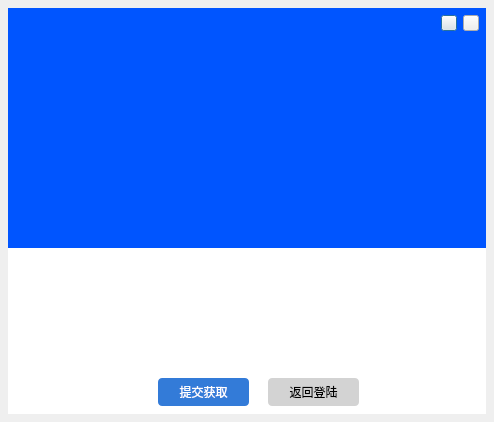
<?xml version="1.0" encoding="UTF-8"?>
<ui version="4.0">
 <class>LoginForm</class>
 <widget class="QDialog" name="LoginForm">
  <property name="geometry">
   <rect>
    <x>0</x>
    <y>0</y>
    <width>494</width>
    <height>422</height>
   </rect>
  </property>
  <property name="minimumSize">
   <size>
    <width>494</width>
    <height>422</height>
   </size>
  </property>
  <property name="maximumSize">
   <size>
    <width>494</width>
    <height>422</height>
   </size>
  </property>
  <property name="windowTitle">
   <string>Form</string>
  </property>
  <property name="styleSheet">
   <string notr="true">QWidget#widget{background-color: rgb(255, 255, 255);}
QWidget#wid_image {background-color: rgb(0, 85, 255);}

QLabel#label_title { color:white; }

QLabel#label_logintips, QLabel#label_reg_passwd_tip, QLabel#label_reg_phone_tip, QLabel#label_reg_verify_tip { color:red; }

QCheckBox::indicator {
    width: 15px;
    height: 15px;
}

QCheckBox::indicator:unchecked {
    image: url(:/icon/rc/check_off.png);
}

QCheckBox::indicator:checked {
    image: url(:/icon/rc/check_on.png);
}

QLabel#label_barcode {border-image: url(:/image/rc/barcode.png);}

QPushButton#btn_login { border-radius: 4px;background-color: rgb(51, 123, 216); min-width: 80px; color:white; }
QPushButton#btn_login:pressed { border: 1px solid rgb(255, 170, 127); background-color:rgb(46, 0, 140); }

QPushButton#btn_reg_confirm { border-radius: 4px;background-color: rgb(51, 123, 216); min-width: 80px; color:white; }
QPushButton#btn_reg_confirm:pressed { border: 1px solid rgb(255, 170, 127); background-color: rgb(46, 0, 140); }

QPushButton#btn_verify_getcode { border-radius: 4px;background-color: rgb(51, 123, 216); min-width: 80px; color:white; }
QPushButton#btn_verify_getcode:pressed { border: 1px solid rgb(255, 170, 127); background-color: rgb(46, 0, 140); }

QPushButton#btn_reg_back { border-radius: 4px;background-color: lightgray; min-width: 80px; color:black; }
QPushButton#btn_reg_back:pressed { border: 1px solid rgb(255, 170, 127); background-color: darkgray; }

QPushButton#btn_close { border-image: url(:/icon/rc/close.png); }
QPushButton#btn_min { border-image: url(:/icon/rc/minium.png); }</string>
  </property>
  <layout class="QVBoxLayout" name="verticalLayout">
   <property name="spacing">
    <number>0</number>
   </property>
   <property name="leftMargin">
    <number>8</number>
   </property>
   <property name="topMargin">
    <number>8</number>
   </property>
   <property name="rightMargin">
    <number>8</number>
   </property>
   <property name="bottomMargin">
    <number>8</number>
   </property>
   <item>
    <widget class="ImageForm" name="wid_image" native="true">
     <property name="minimumSize">
      <size>
       <width>0</width>
       <height>240</height>
      </size>
     </property>
     <property name="maximumSize">
      <size>
       <width>16777215</width>
       <height>240</height>
      </size>
     </property>
     <widget class="QWidget" name="horizontalLayoutWidget_5">
      <property name="geometry">
       <rect>
        <x>0</x>
        <y>0</y>
        <width>471</width>
        <height>31</height>
       </rect>
      </property>
      <layout class="QHBoxLayout" name="horizontalLayout_2">
       <property name="spacing">
        <number>6</number>
       </property>
       <item>
        <spacer name="horizontalSpacer">
         <property name="orientation">
          <enum>Qt::Horizontal</enum>
         </property>
         <property name="sizeHint" stdset="0">
          <size>
           <width>40</width>
           <height>20</height>
          </size>
         </property>
        </spacer>
       </item>
       <item>
        <widget class="QPushButton" name="btn_min">
         <property name="minimumSize">
          <size>
           <width>16</width>
           <height>16</height>
          </size>
         </property>
         <property name="maximumSize">
          <size>
           <width>16</width>
           <height>16</height>
          </size>
         </property>
         <property name="cursor">
          <cursorShape>PointingHandCursor</cursorShape>
         </property>
         <property name="text">
          <string/>
         </property>
        </widget>
       </item>
       <item>
        <widget class="QPushButton" name="btn_close">
         <property name="minimumSize">
          <size>
           <width>16</width>
           <height>16</height>
          </size>
         </property>
         <property name="maximumSize">
          <size>
           <width>16</width>
           <height>16</height>
          </size>
         </property>
         <property name="cursor">
          <cursorShape>PointingHandCursor</cursorShape>
         </property>
         <property name="text">
          <string/>
         </property>
        </widget>
       </item>
      </layout>
     </widget>
    </widget>
   </item>
   <item>
    <widget class="QWidget" name="widget" native="true">
     <layout class="QVBoxLayout" name="verticalLayout_2">
      <property name="spacing">
       <number>0</number>
      </property>
      <property name="leftMargin">
       <number>0</number>
      </property>
      <property name="topMargin">
       <number>0</number>
      </property>
      <property name="rightMargin">
       <number>0</number>
      </property>
      <property name="bottomMargin">
       <number>0</number>
      </property>
      <item>
       <widget class="QStackedWidget" name="stackedWidget">
        <property name="currentIndex">
         <number>1</number>
        </property>
        <widget class="QWidget" name="page_login">
         <widget class="LineEditForm" name="lineedit_usrname" native="true">
          <property name="geometry">
           <rect>
            <x>20</x>
            <y>20</y>
            <width>201</width>
            <height>30</height>
           </rect>
          </property>
          <property name="minimumSize">
           <size>
            <width>0</width>
            <height>30</height>
           </size>
          </property>
          <property name="maximumSize">
           <size>
            <width>16777215</width>
            <height>30</height>
           </size>
          </property>
          <property name="focusPolicy">
           <enum>Qt::StrongFocus</enum>
          </property>
         </widget>
         <widget class="LineEditForm" name="lineedit_passwd" native="true">
          <property name="geometry">
           <rect>
            <x>20</x>
            <y>60</y>
            <width>201</width>
            <height>30</height>
           </rect>
          </property>
          <property name="minimumSize">
           <size>
            <width>0</width>
            <height>30</height>
           </size>
          </property>
          <property name="maximumSize">
           <size>
            <width>16777215</width>
            <height>30</height>
           </size>
          </property>
          <property name="focusPolicy">
           <enum>Qt::StrongFocus</enum>
          </property>
         </widget>
         <widget class="QCheckBox" name="check_remberpasswd">
          <property name="geometry">
           <rect>
            <x>30</x>
            <y>107</y>
            <width>71</width>
            <height>16</height>
           </rect>
          </property>
          <property name="text">
           <string>记住密码</string>
          </property>
         </widget>
         <widget class="QPushButton" name="btn_login">
          <property name="geometry">
           <rect>
            <x>130</x>
            <y>100</y>
            <width>84</width>
            <height>28</height>
           </rect>
          </property>
          <property name="text">
           <string>登陆</string>
          </property>
         </widget>
         <widget class="LinkButton" name="btn_forgetpasswd">
          <property name="geometry">
           <rect>
            <x>240</x>
            <y>64</y>
            <width>84</width>
            <height>28</height>
           </rect>
          </property>
          <property name="text">
           <string>忘记密码</string>
          </property>
         </widget>
         <widget class="QLabel" name="label_barcode">
          <property name="geometry">
           <rect>
            <x>360</x>
            <y>20</y>
            <width>85</width>
            <height>85</height>
           </rect>
          </property>
          <property name="minimumSize">
           <size>
            <width>85</width>
            <height>85</height>
           </size>
          </property>
          <property name="maximumSize">
           <size>
            <width>85</width>
            <height>85</height>
           </size>
          </property>
          <property name="text">
           <string/>
          </property>
         </widget>
         <widget class="QLabel" name="label_barcode_info">
          <property name="geometry">
           <rect>
            <x>356</x>
            <y>110</y>
            <width>101</width>
            <height>16</height>
           </rect>
          </property>
          <property name="text">
           <string>扫一扫下载手机端</string>
          </property>
         </widget>
         <widget class="QLabel" name="label_logintips">
          <property name="geometry">
           <rect>
            <x>30</x>
            <y>130</y>
            <width>311</width>
            <height>31</height>
           </rect>
          </property>
          <property name="text">
           <string/>
          </property>
         </widget>
        </widget>
        <widget class="QWidget" name="page_register">
         <widget class="QPushButton" name="btn_reg_confirm">
          <property name="geometry">
           <rect>
            <x>150</x>
            <y>130</y>
            <width>91</width>
            <height>28</height>
           </rect>
          </property>
          <property name="minimumSize">
           <size>
            <width>80</width>
            <height>28</height>
           </size>
          </property>
          <property name="maximumSize">
           <size>
            <width>16777215</width>
            <height>28</height>
           </size>
          </property>
          <property name="text">
           <string>提交获取</string>
          </property>
         </widget>
         <widget class="QPushButton" name="btn_reg_back">
          <property name="geometry">
           <rect>
            <x>260</x>
            <y>130</y>
            <width>91</width>
            <height>28</height>
           </rect>
          </property>
          <property name="minimumSize">
           <size>
            <width>80</width>
            <height>28</height>
           </size>
          </property>
          <property name="maximumSize">
           <size>
            <width>16777215</width>
            <height>28</height>
           </size>
          </property>
          <property name="text">
           <string>返回登陆</string>
          </property>
         </widget>
         <widget class="LineEditForm" name="lineedit_reg_phone" native="true">
          <property name="geometry">
           <rect>
            <x>140</x>
            <y>10</y>
            <width>210</width>
            <height>30</height>
           </rect>
          </property>
          <property name="minimumSize">
           <size>
            <width>210</width>
            <height>30</height>
           </size>
          </property>
          <property name="maximumSize">
           <size>
            <width>210</width>
            <height>30</height>
           </size>
          </property>
         </widget>
         <widget class="LineEditForm" name="lineedit_reg_passwd" native="true">
          <property name="geometry">
           <rect>
            <x>140</x>
            <y>47</y>
            <width>210</width>
            <height>30</height>
           </rect>
          </property>
          <property name="minimumSize">
           <size>
            <width>210</width>
            <height>30</height>
           </size>
          </property>
          <property name="maximumSize">
           <size>
            <width>210</width>
            <height>30</height>
           </size>
          </property>
         </widget>
         <widget class="LineEditForm" name="lineedit_reg_verify" native="true">
          <property name="geometry">
           <rect>
            <x>140</x>
            <y>87</y>
            <width>211</width>
            <height>30</height>
           </rect>
          </property>
          <property name="minimumSize">
           <size>
            <width>0</width>
            <height>30</height>
           </size>
          </property>
          <property name="maximumSize">
           <size>
            <width>16777215</width>
            <height>30</height>
           </size>
          </property>
         </widget>
         <widget class="QLabel" name="label_getpasswd_info">
          <property name="geometry">
           <rect>
            <x>360</x>
            <y>10</y>
            <width>111</width>
            <height>31</height>
           </rect>
          </property>
          <property name="text">
           <string/>
          </property>
         </widget>
        </widget>
       </widget>
      </item>
     </layout>
    </widget>
   </item>
  </layout>
 </widget>
 <customwidgets>
  <customwidget>
   <class>LineEditForm</class>
   <extends>QWidget</extends>
   <header>uiclass.h</header>
   <container>1</container>
  </customwidget>
  <customwidget>
   <class>LinkButton</class>
   <extends>QPushButton</extends>
   <header>uiclass.h</header>
  </customwidget>
  <customwidget>
   <class>ImageForm</class>
   <extends>QWidget</extends>
   <header>uiclass.h</header>
   <container>1</container>
  </customwidget>
 </customwidgets>
 <resources/>
 <connections/>
</ui>
